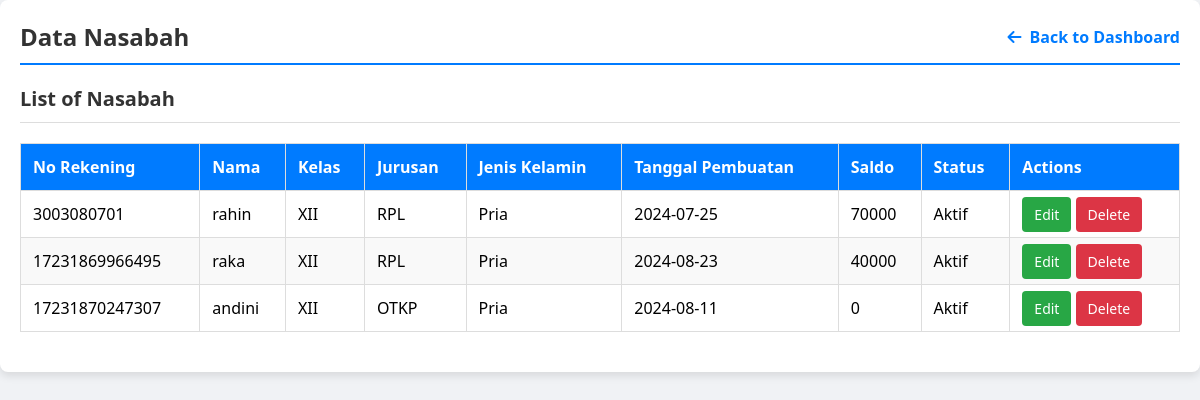
The page /bankmini/tabel.php on the database its author committed.
### tables this page shows
CREATE TABLE `nasabah` (
  `id` bigint NOT NULL,
  `Nama` varchar(250) NOT NULL,
  `nis` int NOT NULL,
  `no_rekening` bigint NOT NULL,
  `Jenis_Kelamin` varchar(30) NOT NULL,
  `Tanggal_Pembuatan` varchar(250) NOT NULL,
  `Saldo` int NOT NULL,
  `Status` char(50) NOT NULL,
  `kelas_id` int DEFAULT NULL,
  `jurusan_id` int DEFAULT NULL,
  `password` varchar(255) DEFAULT '123456',
  `password_default` tinyint(1) DEFAULT '1'
);

CREATE TABLE `kelas` (
  `id` int NOT NULL,
  `nama_kelas` varchar(100) NOT NULL
);

CREATE TABLE `jurusan` (
  `id` int NOT NULL,
  `nama_jurusan` varchar(100) NOT NULL
);

### bankmini/tabel.php (the view, shortened to what this page needs)
<!DOCTYPE html>
<html lang="en">
<head>
    <link rel="stylesheet" href="https://cdnjs.cloudflare.com/ajax/libs/font-awesome/6.0.0-beta3/css/all.min.css">
</head>
<body>
    <div class="container">
        <header>
            <h1>Data Nasabah</h1>
            <nav>
                <a href="dashboard.php" class="back-button"><i class="fas fa-arrow-left"></i> Back to Dashboard</a>
            </nav>
        </header>
        <main>
            <h2>List of Nasabah</h2>
            <table>
                <thead>
                    <tr>
                        <th>No Rekening</th>
                        <th>Nama</th>
                        <th>Kelas</th>
                        <th>Jurusan</th>
                        <th>Jenis Kelamin</th>
                        <th>Tanggal Pembuatan</th>
                        <th>Saldo</th>
                        <th>Status</th>
                        <th>Actions</th>
                    </tr>
                </thead>
                <tbody>
                    <?php
                    include 'koneksi.php';
                    $sql = "SELECT nasabah.id, nasabah.no_rekening, nasabah.nama, kelas.nama_kelas, jurusan.nama_jurusan,
                                   nasabah.jenis_kelamin, nasabah.tanggal_pembuatan, nasabah.saldo, nasabah.status
                            FROM nasabah
                            INNER JOIN kelas ON nasabah.kelas_id = kelas.id
                            INNER JOIN jurusan ON nasabah.jurusan_id = jurusan.id";
                    $result = $conn->query($sql);
                    if ($result->num_rows > 0) {
                        while($row = $result->fetch_assoc()) {
                            echo "<tr>
                                    <td>".$row["no_rekening"]."</td>
                                    <td>".$row["nama"]."</td>
                                    <td>".$row["nama_kelas"]."</td>
                                    <td>".$row["nama_jurusan"]."</td>
                                    <td>".$row["jenis_kelamin"]."</td>
                                    <td>".$row["tanggal_pembuatan"]."</td>
                                    <td>".$row["saldo"]."</td>
                                    <td>".$row["status"]."</td>
                                    <td>
                                        <a href='edit.php?id=".$row["id"]."' class='edit-button'>Edit</a>
                                        <a href='delete.php?id=".$row["id"]."' class='delete-button' onclick='return confirm(\"Are you sure you want to delete this record?\")'>Delete</a>
                                    </td>
                                  </tr>";
                        }
                    } else {
                        echo "<tr><td colspan='9'>No records found</td></tr>";
                    }
                    ?>
                </tbody>
            </table>
        </main>
    </div>
</body>
</html>

### bankmini/tabel.php (style rules this page uses)
body { font-family: 'Segoe UI', Tahoma, Geneva, Verdana, sans-serif; margin: 0; padding: 0; background-color: #f0f2f5; }
.container { max-width: 1200px; margin: auto; padding: 20px; background-color: #fff; box-shadow: 0 4px 8px rgba(0, 0, 0, 0.1); border-radius: 8px; }
header { display: flex; justify-content: space-between; align-items: center; margin-bottom: 20px; border-bottom: 2px solid #007bff; padding-bottom: 10px; }
header h1 { margin: 0; color: #333; font-size: 24px; }
nav a { text-decoration: none; color: #007bff; font-size: 16px; font-weight: bold; display: inline-flex; align-items: center; }
.back-button i { margin-right: 8px; }
h2 { margin-bottom: 20px; color: #333; font-size: 20px; border-bottom: 1px solid #ddd; padding-bottom: 10px; }
table { width: 100%; border-collapse: collapse; margin-bottom: 20px; }
table th, table td { padding: 12px; border: 1px solid #ddd; text-align: left; }
table th { background-color: #007bff; color: #fff; font-weight: bold; }
table tbody tr:nth-child(even) { background-color: #f9f9f9; }
.edit-button, .delete-button { text-decoration: none; padding: 8px 12px; border-radius: 4px; color: #fff; font-size: 14px; transition: background-color 0.3s, transform 0.3s; }
.edit-button { background-color: #28a745; }
.delete-button { background-color: #dc3545; }

### rows shown on the page
nasabah: no_rekening "3003080701", Nama "rahin", kelas.nama_kelas "XII", jurusan.nama_jurusan "RPL", Jenis_Kelamin "Pria", Tanggal_Pembuatan "2024-07-25", Saldo "70000", Status "Aktif"
nasabah: no_rekening "17231869966495", Nama "raka", kelas.nama_kelas "XII", jurusan.nama_jurusan "RPL", Jenis_Kelamin "Pria", Tanggal_Pembuatan "2024-08-23", Saldo "40000", Status "Aktif"
nasabah: no_rekening "17231870247307", Nama "andini", kelas.nama_kelas "XII", jurusan.nama_jurusan "OTKP", Jenis_Kelamin "Pria", Tanggal_Pembuatan "2024-08-11", Saldo "0", Status "Aktif"
